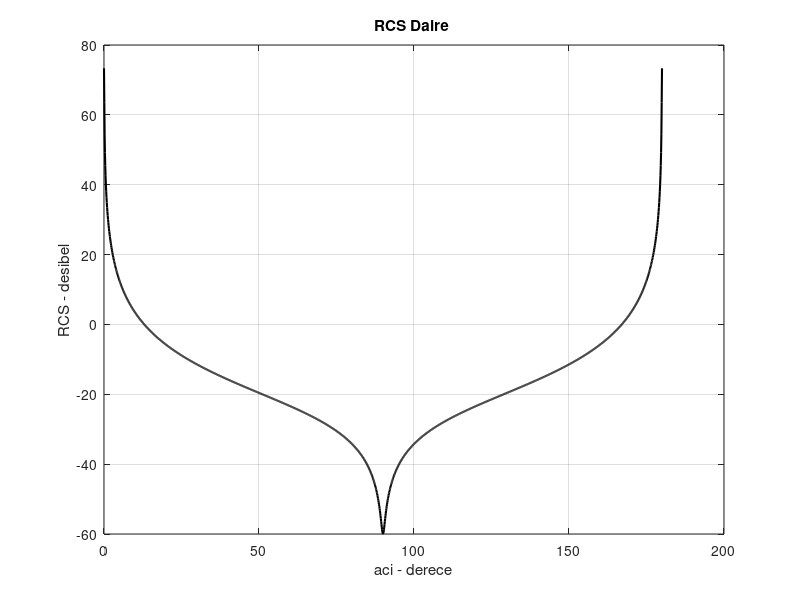

Recreate this plot in MATLAB.
r= input('Yarıçap : ');
if isempty(r)
r = (10000.0) ;
end
frekans= input('Frekans : ');
if isempty(frekans)
frekans = (3) ;
end
frekans=frekans*10^9;
eps = 0.000001;
dalgaboyu = 3.e+8 / frekans;
a = 0;
for aci= 0.:.1:180
a = a +1;
aciradyan = (pi /180.) * aci;
if (aciradyan == 0 | aciradyan == pi)
rcs(a) = (4.0 * pi^3 * r^4 / dalgaboyu^2) + eps;
else
    rcs(a) = ((dalgaboyu * r) / (8. * pi * sin(aciradyan) * (tan(aciradyan))^2)) + eps;
end
end
rcsdesibel = 10 * log10(rcs);
aci2 = 0:.1:180;
plot(aci2,rcsdesibel,'k','linewidth',1.5);
grid;
xlabel ('aci - derece');
ylabel ('RCS - desibel');
title (['RCS Daire ']);

